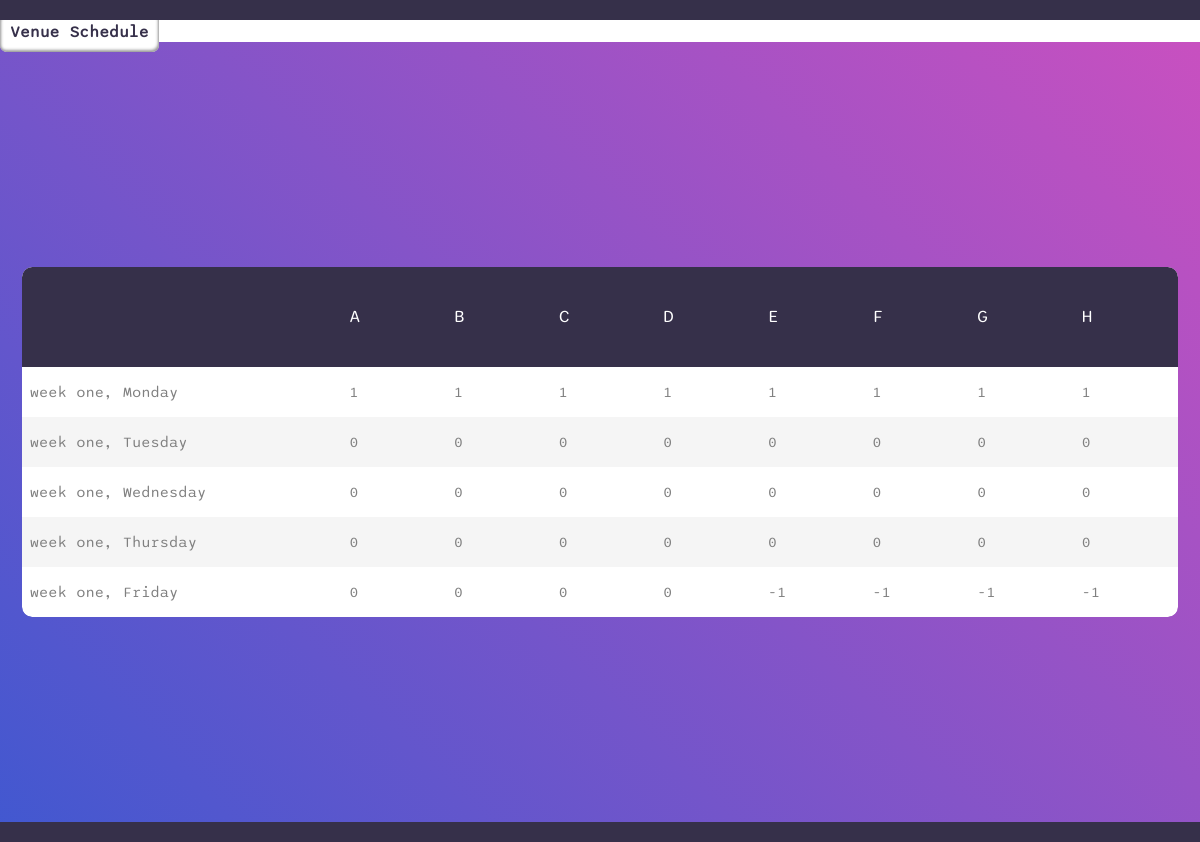
/matrix, run on an earlier commit of the app's database.
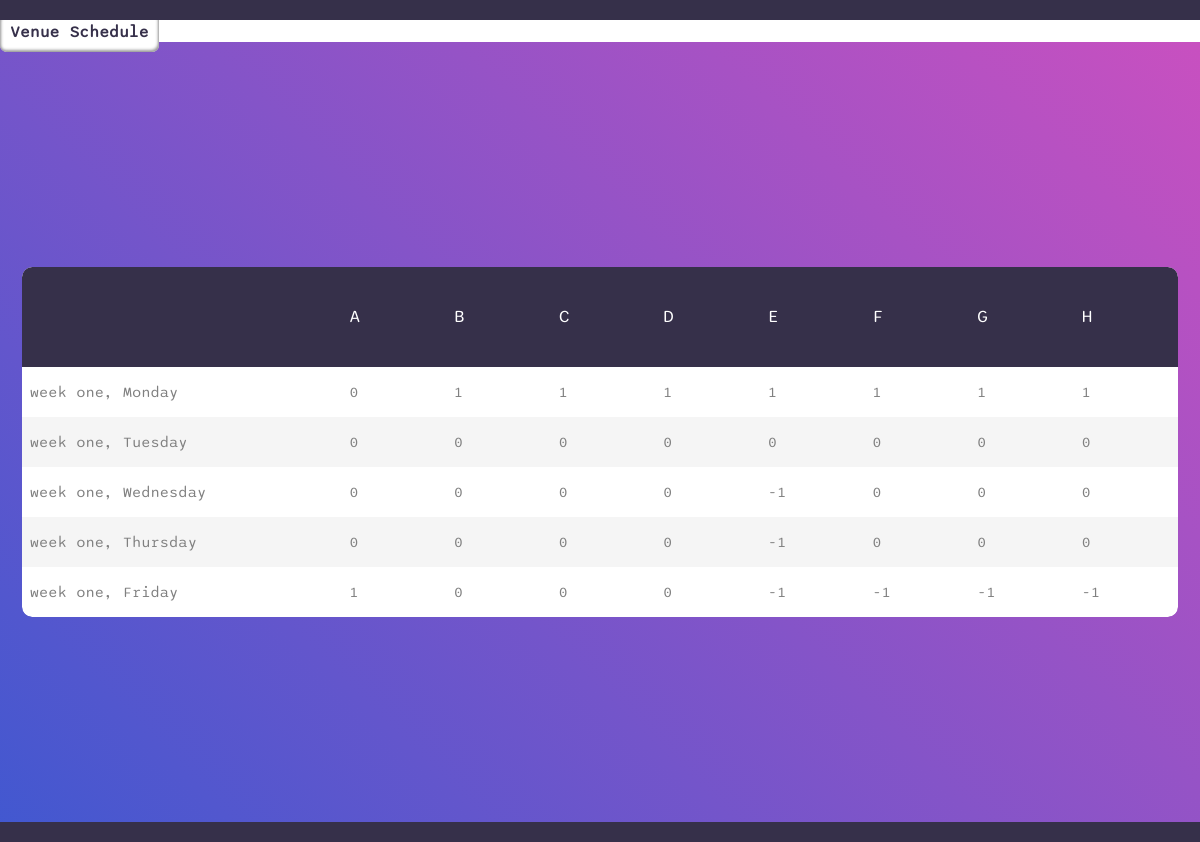
And on a later commit of the database.
### schedule/models.py (models this page shows, shortened)
class Column(models.Model):
    course_code = models.OneToOneField(CourseCode, on_delete=models.CASCADE, related_name="column")
    time_slot = models.ForeignKey(TimeSlot, on_delete=models.CASCADE, related_name="columns")
    venue = models.ForeignKey(Venue, null=True, blank=True, on_delete=models.CASCADE, related_name="columns")

class CourseCode(models.Model):
    LEVELS = (
        (100, 100),
        (200, 200),
        (300, 300),
        (400, 400),
        (500, 500),
    )
    title = models.CharField(max_length=100)
    code = models.CharField(max_length=10)
    student_population = models.PositiveSmallIntegerField(default=1)
    level = models.PositiveSmallIntegerField(choices=LEVELS)
    def __str__(self):
        return f"{self.code}"

class Row(models.Model):
    day = models.OneToOneField(Day, on_delete=models.CASCADE, related_name="row")
    def __str__(self):
        return f"{self.day}"

class Day(models.Model):
    DAYS = (
        ("Monday", "Monday"),
        ("Tuesday", "Tuesday"),
        ("Wednesday", "Wednesday"),
        ("Thursday", "Thursday"),
        ("Friday", "Friday"),
        ("Saturday", "Saturday"),
        ("Sunday", "Sunday")
    )
    WEEKS = (
        ("one", "one"),
        ("two", "two"),
        ("three", "three")
    )
    day = models.CharField(max_length=50, choices=DAYS)
    week = models.CharField(max_length=50, choices=WEEKS)
    def __str__(self):
        return f"week {self.week}, {self.day}"

class Cell(models.Model):
    VALUES = (zip(range(-1,2) , range(-1,2)))
    column = models.ForeignKey(Column, on_delete=models.CASCADE, related_name="cells")
    row = models.ForeignKey(Row, on_delete=models.CASCADE, related_name="cells")
    value = models.SmallIntegerField(choices=VALUES, default=0)

### schedule/views.py (the view)
# urls.py: path('matrix', TimeMatrix.as_view(), name='matrix'),
class TimeMatrix(TemplateView):
    template_name = 'schedule/time_matrix.html'
    def get_context_data(self, **kwargs):
        context = super().get_context_data(**kwargs)
        columns = Column.objects.select_related('time_slot').all()
        rows = Row.objects.select_related('day').all()
        cells = Cell.objects.select_related('column', 'row').all()
        days = Day.objects.all()
        time = [0,1,2,3,4,5,6,7,8,9,10,11,12,13,14,15,16,17,18,19]
        context['columns'] = columns
        context['rows'] = rows
        context['cells'] = cells
        context['days'] = days
        context['time'] = time
        return context

### schedule/templates/schedule/time_matrix.html (shortened to what this page needs)
{% extends 'schedule/base.html' %}
{% block content %}
<h3> Time Matrix </h3>
<div class="link-box">
  <a href="{% url 'venue' %}">Venue Schedule</a>
</div>
<div class="limiter">
  <div class="container-table100">
  <div class="wrap-table100">
  <div class="table100">
  <table>
    <thead>
    <tr class="table100-head">
      <th></th>
        {% for column in columns %}
          <th>{{column.course_code}}</th>
        {% endfor %}
    </tr>
    </thead>
    <tbody>
    {% for row in rows %}
        <tr>
          <td>{{row}}</td>
        {% for column in columns %}
        {% for cell in cells %}
            {% if cell.row == row and cell.column == column %}
              <td>{{cell.value}}</td>
            {% endif %}
        {% endfor %}
        {% endfor %}
        </tr>
    {% endfor %}
    </tbody>
  </table>
</div>
</div>
</div>
</div>
{% endblock content %}

### schedule/templates/schedule/base.html (shortened to what this page needs)
{% load static %}
<!DOCTYPE html>
<html lang="en">
<head>
</head>
<body>
<header id="header">
</header>
<section>
{% block content %}
{% endblock content %}
</section>
<footer id="footer">
</footer>
</body>
</html>

### schedule/templates/schedule/main.html (shortened to what this page needs)
{% load static %}

What changed in the data, as far as the page shows it:
changed Cell (number 1 of 40 on the later page): value "1" → "0"
changed Cell (number 21 of 40 on the later page): value "0" → "-1"
changed Cell (number 29 of 40 on the later page): value "0" → "-1"
changed Cell (number 33 of 40 on the later page): value "0" → "1"
